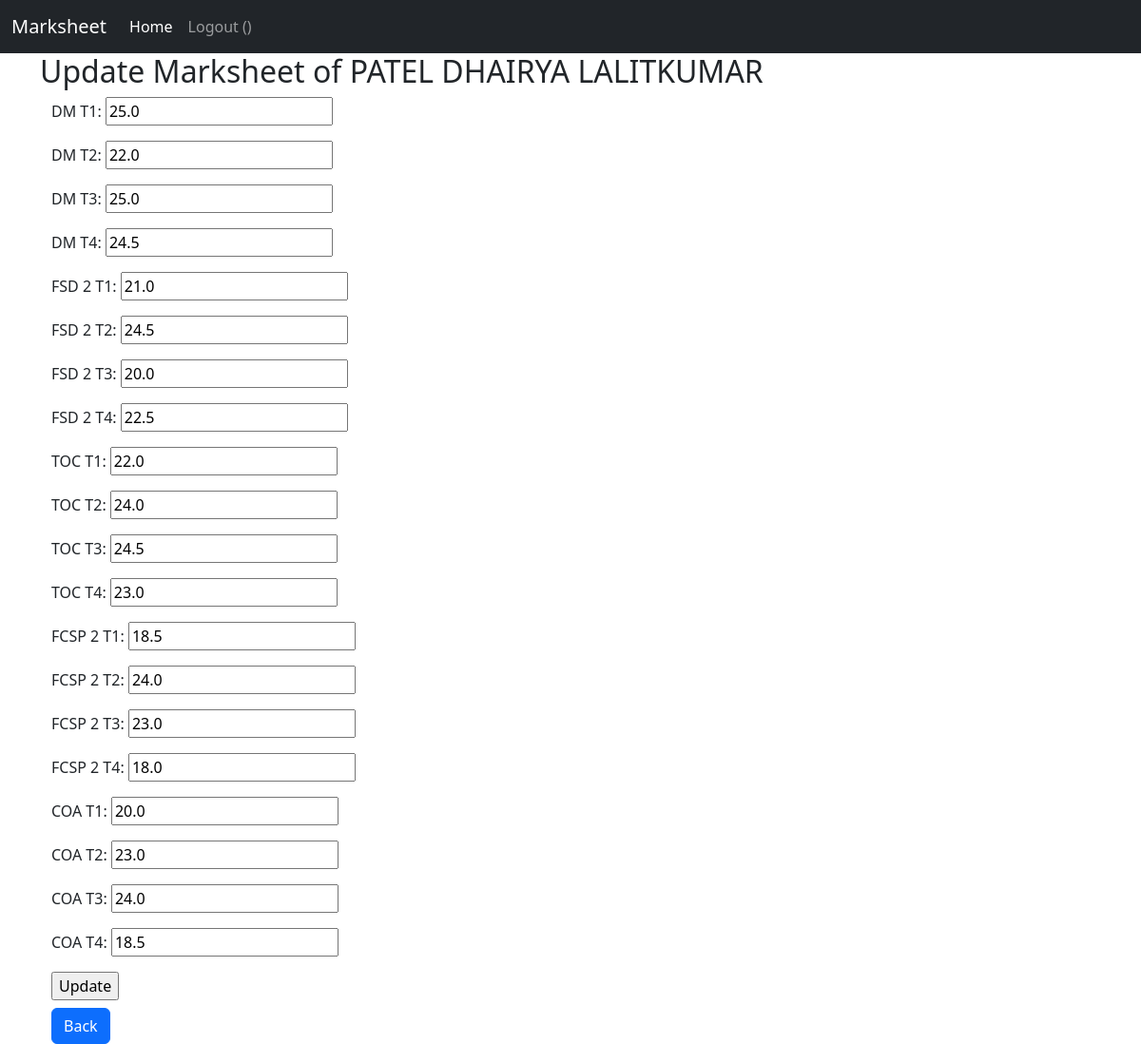
The app's page /student/2/update/ with its own data.
### marks/models.py (models this page shows, shortened)
class Marksheet(models.Model):
    Roll_No = models.IntegerField()
    Div = models.CharField(max_length=50)
    Mentor= models.CharField(max_length=50)
    Branch= models.CharField(max_length=50)
    Enrollment= models.IntegerField()
    Name= models.CharField(max_length=50)
    DM_T1= models.FloatField()
    DM_T2= models.FloatField()
    DM_T3= models.FloatField()
    DM_T4= models.FloatField()
    FSD_2_T1= models.FloatField()
    FSD_2_T2= models.FloatField()
    FSD_2_T3= models.FloatField()
    FSD_2_T4= models.FloatField()
    TOC_T1=models.FloatField()
    TOC_T2= models.FloatField()
    TOC_T3=models.FloatField()
    TOC_T4= models.FloatField()
    FCSP_2_T1= models.FloatField()
    FCSP_2_T2= models.FloatField()
    FCSP_2_T3= models.FloatField()
    FCSP_2_T4= models.FloatField()
    COA_T1= models.FloatField()
    COA_T2= models.FloatField()
    COA_T3= models.FloatField()
    COA_T4= models.FloatField()

### marks/views.py (the view)
# urls.py: path('student/<int:pk>/update/', views.marksupdate, name='marksupdate'),
def marksupdate(request, pk):
    student = Marksheet.objects.get(pk=pk)
    if request.method == 'POST':
        form = Marks(request.POST, instance=student)
        if form.is_valid():
            form.save()
            detail_url = reverse('detail', args=[pk])
            return redirect(detail_url)
    else:
        form = Marks(instance=student)
    return render(request, 'updateform.html', {'form': form, 'pk': pk, 'Name': student.Name})

### marks/forms.py
class Marks(forms.ModelForm):
    class Meta:
        model = Marksheet
        fields = ['DM_T1', 'DM_T2', 'DM_T3', 'DM_T4', 'FSD_2_T1', 'FSD_2_T2', 'FSD_2_T3', 'FSD_2_T4', 'TOC_T1', 'TOC_T2',
                  'TOC_T3', 'TOC_T4', 'FCSP_2_T1', 'FCSP_2_T2', 'FCSP_2_T3', 'FCSP_2_T4', 'COA_T1', 'COA_T2', 'COA_T3', 'COA_T4']

### marks/templates/updateform.html (shortened to what this page needs)
{% extends "base.html" %}
{% block content %}
<h2>Update Marksheet of {{ Name }}</h2>
<div class="container">
    <form method="post">
        {{ form.as_p }}
        <input type="submit" value="Update">
    </form>
    <a class="btn btn-primary mt-2" href="{% url 'detail' pk %}">Back</a>
</div>
{% endblock content %}

### records on screen
Marksheet: Name "PATEL DHAIRYA LALITKUMAR", DM_T1 "25.0", DM_T2 "22.0", DM_T3 "25.0", DM_T4 "24.5", FSD_2_T1 "21.0", FSD_2_T2 "24.5", FSD_2_T3 "20.0", FSD_2_T4 "22.5", TOC_T1 "22.0", TOC_T2 "24.0", TOC_T3 "24.5", TOC_T4 "23.0", FCSP_2_T1 "18.5", FCSP_2_T2 "24.0", FCSP_2_T3 "23.0", FCSP_2_T4 "18.0", COA_T1 "20.0", COA_T2 "23.0", COA_T3 "24.0", COA_T4 "18.5"
